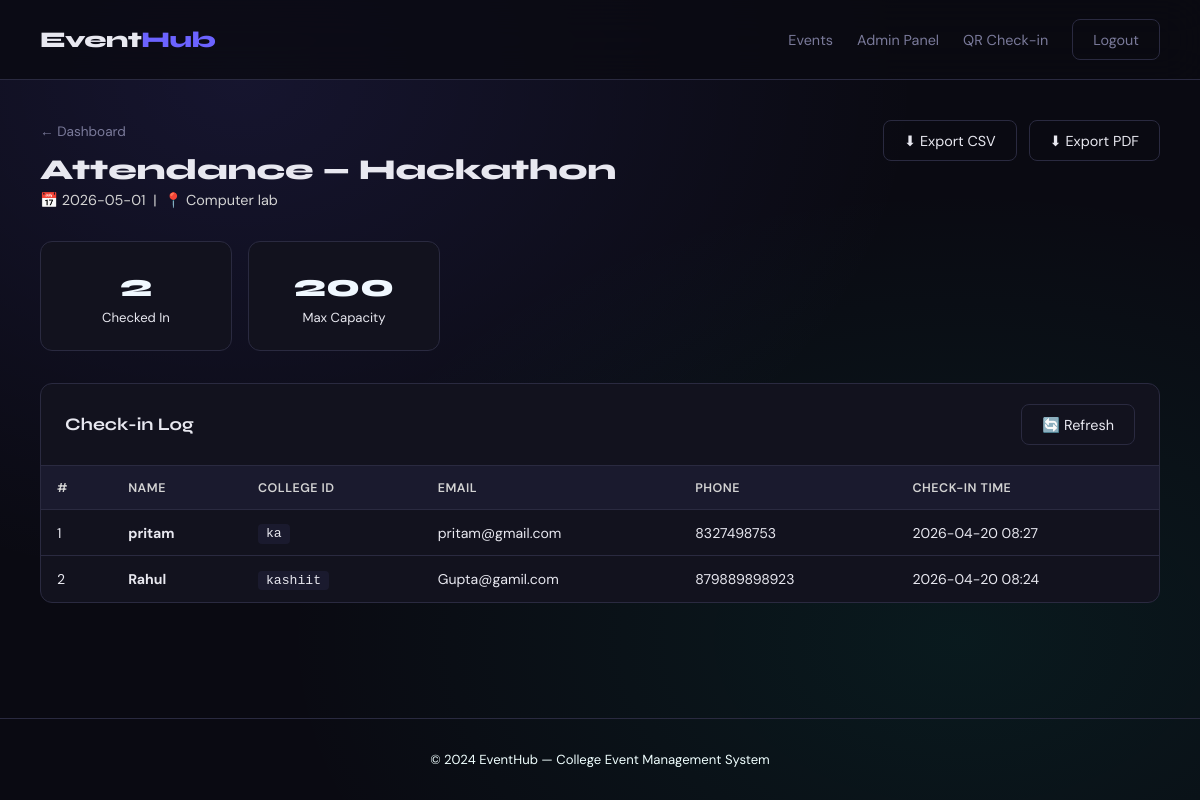
Page /admin/event/1/attendance (signed in) on the committed database.
### tables this page shows
CREATE TABLE events (
        id INTEGER PRIMARY KEY AUTOINCREMENT,
        name TEXT NOT NULL,
        description TEXT,
        date TEXT NOT NULL,
        time TEXT NOT NULL,
        venue TEXT NOT NULL,
        max_participants INTEGER NOT NULL,
        created_at TEXT DEFAULT CURRENT_TIMESTAMP
    );

CREATE TABLE attendance (
        id INTEGER PRIMARY KEY AUTOINCREMENT,
        registration_id INTEGER NOT NULL UNIQUE,
        event_id INTEGER NOT NULL,
        student_name TEXT,
        college_id TEXT,
        checked_in_at TEXT DEFAULT CURRENT_TIMESTAMP,
        FOREIGN KEY(registration_id) REFERENCES registrations(id)
    );

CREATE TABLE registrations (
        id INTEGER PRIMARY KEY AUTOINCREMENT,
        event_id INTEGER NOT NULL,
        student_name TEXT NOT NULL,
        email TEXT NOT NULL,
        phone TEXT NOT NULL,
        college_id TEXT NOT NULL,
        qr_path TEXT,
        registered_at TEXT DEFAULT CURRENT_TIMESTAMP,
        FOREIGN KEY(event_id) REFERENCES events(id)
    );

### app.py (the view)
@app.route('/admin/event/<int:event_id>/attendance')
@admin_required
def event_attendance(event_id):
    conn = get_db()
    event = conn.execute('SELECT * FROM events WHERE id=?', (event_id,)).fetchone()
    attendance = conn.execute('''
        SELECT a.*, r.email, r.phone
        FROM attendance a JOIN registrations r ON a.registration_id = r.id
        WHERE a.event_id = ?
        ORDER BY a.checked_in_at DESC
    ''', (event_id,)).fetchall()
    conn.close()
    return render_template('attendance.html', event=event, attendance=attendance)

### app.py (called while the page is built)
def get_db():
    conn = sqlite3.connect(DB_PATH)
    conn.row_factory = sqlite3.Row
    return conn

def admin_required(f):
    @wraps(f)
    def decorated(*args, **kwargs):
        if not session.get('admin_logged_in'):
            return redirect(url_for('admin_login'))
        return f(*args, **kwargs)
    return decorated

### templates/attendance.html (shortened to what this page needs)
{% extends "base.html" %}
{% block content %}
<div class="admin-page">
  <div class="admin-header">
    <div>
      <a href="{{ url_for('admin_dashboard') }}" class="back-link">← Dashboard</a>
      <h1>Attendance — {{ event.name }}</h1>
      <p>📅 {{ event.date }} &nbsp;|&nbsp; 📍 {{ event.venue }}</p>
    </div>
    <div class="header-actions">
      <a href="{{ url_for('export_csv', event_id=event.id) }}" class="btn-outline">⬇ Export CSV</a>
      <a href="{{ url_for('export_pdf', event_id=event.id) }}" class="btn-outline">⬇ Export PDF</a>
    </div>
  </div>
  <div class="stats-grid mini">
    <div class="stat-card">
      <div class="stat-num" id="totalAtt">{{ attendance|length }}</div>
      <div class="stat-label">Checked In</div>
    </div>
    <div class="stat-card">
      <div class="stat-num">{{ event.max_participants }}</div>
      <div class="stat-label">Max Capacity</div>
    </div>
  </div>
  <div class="table-card">
    <div class="table-header">
      <h2>Check-in Log</h2>
      <button onclick="refreshPage()" class="btn-outline">🔄 Refresh</button>
    </div>
    {% if attendance %}
    <div class="table-wrapper">
      <table class="data-table">
        <thead>
          <tr>
            <th>#</th>
            <th>Name</th>
            <th>College ID</th>
            <th>Email</th>
            <th>Phone</th>
            <th>Check-in Time</th>
          </tr>
        </thead>
        <tbody>
          {% for a in attendance %}
          <tr>
            <td>{{ loop.index }}</td>
            <td><strong>{{ a.student_name }}</strong></td>
            <td><code>{{ a.college_id }}</code></td>
            <td>{{ a.email }}</td>
            <td>{{ a.phone }}</td>
            <td>{{ a.checked_in_at[:16] }}</td>
          </tr>
          {% endfor %}
        </tbody>
      </table>
    </div>
    {% endif %}
  </div>
</div>
{% endblock %}

### static/style.css (style rules this page uses)
:root { --bg: #0a0a12; --surface: #12121e; --surface2: #1a1a2e; --border: #2a2a40; --accent: #6c63ff; --accent2: #00d4aa; --accent3: #ff6b6b; --text: #e8e8f0; --muted: #7a7a9a; --success: #00d4aa; --warning: #ffd166; --danger: #ff6b6b; --radius: 12px; --font-head: 'Syne', sans-serif; --font-body: 'DM Sans', sans-serif; }
*, *::before, *::after { box-sizing: border-box; margin: 0; padding: 0; }
html { scroll-behavior: smooth; }
body { font-family: var(--font-body); background: var(--bg); color: var(--text); min-height: 100vh; display: flex; flex-direction: column; background-image: radial-gradient(ellipse at 20% 10%, rgba(108,99,255,0.12) 0%, transparent 50%), radial-gradient(ellipse at 80% 80%, rgba(0,212,170,0.08) 0%, transparent 50%); }
a { color: inherit; text-decoration: none; }
.btn-outline { display: inline-block; padding: 0.65rem 1.25rem; background: transparent; color: var(--text); border-radius: 8px; font-family: var(--font-body); font-size: 0.9rem; border: 1px solid var(--border); cursor: pointer; transition: all 0.2s; text-decoration: none; }
.admin-page { max-width: 1200px; margin: 0 auto; padding: 2.5rem; }
.admin-header { display: flex; align-items: flex-start; justify-content: space-between; margin-bottom: 2rem; gap: 1rem; }
.admin-header h1 { font-family: var(--font-head); font-size: 1.8rem; font-weight: 800; }
.admin-header p { color: lightgray; margin-top: 0.25rem; font-size: 0.9rem; }
.header-actions { display: flex; gap: 0.75rem; }
.stats-grid { display: grid; grid-template-columns: repeat(4, 1fr); gap: 1rem; margin-bottom: 2rem; }
.stats-grid.mini { grid-template-columns: repeat(2, 1fr); max-width: 400px; }
.stat-card { background: var(--surface); border: 1px solid var(--border); border-radius: var(--radius); padding: 1.5rem; text-align: center; }
.stat-num { font-family: var(--font-head); font-size: 2rem; font-weight: 800; color: aliceblue; }
.stat-label { font-size: 0.82rem; color: currentColor; margin-top: 0.25rem; }
.table-card { background: var(--surface); border: 1px solid var(--border); border-radius: var(--radius); overflow: hidden; }
.table-header { display: flex; align-items: center; justify-content: space-between; padding: 1.25rem 1.5rem; border-bottom: 1px solid var(--border); }
.table-header h2 { font-family: var(--font-head); font-size: 1.1rem; font-weight: 700; }
.table-wrapper { overflow-x: auto; }
.data-table { width: 100%; border-collapse: collapse; font-size: 0.88rem; }
.data-table th { background: var(--surface2); padding: 0.85rem 1rem; text-align: left; font-weight: 600; color: lightgray; font-size: 0.78rem; text-transform: uppercase; letter-spacing: 0.5px; white-space: nowrap; }
.data-table td { padding: 0.85rem 1rem; border-top: 1px solid var(--border); vertical-align: middle; }
.data-table code { background: var(--surface2); padding: 0.15rem 0.5rem; border-radius: 4px; font-size: 0.82rem; }
.back-link { display: inline-block; font-size: 0.85rem; color: var(--muted); margin-bottom: 0.75rem; transition: color 0.2s; }

### rows in the picture
events: name "Hackathon", date "2026-05-01", venue "Computer lab", max_participants "200"
attendance: student_name "pritam", college_id "ka", email "pritam@gmail.com", phone "8327498753", checked_in_at "2026-04-20 08:27"
attendance: student_name "Rahul", college_id "kashiit", email "Gupta@gamil.com", phone "879889898923", checked_in_at "2026-04-20 08:24"

### other values in the picture
{{ attendance|length }} "2"
